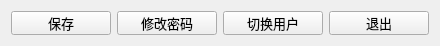
            <widget class="QWidget" name="layoutWidget">
                <property name="geometry">
                    <rect>
                        <x>590</x>
                        <y>10</y>
                        <width>420</width>
                        <height>26</height>
                    </rect>
                </property>
                <layout class="QHBoxLayout" name="horizontalLayout_32">
                    <item>
                        <widget class="QPushButton" name="btn_keep">
                            <property name="minimumSize">
                                <size>
                                    <width>100</width>
                                    <height>24</height>
                                </size>
                            </property>
                            <property name="maximumSize">
                                <size>
                                    <width>100</width>
                                    <height>24</height>
                                </size>
                            </property>
                            <property name="font">
                                <font>
                                    <pointsize>10</pointsize>
                                </font>
                            </property>
                            <property name="text">
                                <string>保存</string>
                            </property>
                        </widget>
                    </item>
                    <item>
                        <widget class="QPushButton" name="btn_changePassword">
                            <property name="minimumSize">
                                <size>
                                    <width>100</width>
                                    <height>24</height>
                                </size>
                            </property>
                            <property name="maximumSize">
                                <size>
                                    <width>100</width>
                                    <height>24</height>
                                </size>
                            </property>
                            <property name="font">
                                <font>
                                    <pointsize>10</pointsize>
                                </font>
                            </property>
                            <property name="text">
                                <string>修改密码</string>
                            </property>
                        </widget>
                    </item>
                    <item>
                        <widget class="QPushButton" name="btn_switchUser">
                            <property name="minimumSize">
                                <size>
                                    <width>100</width>
                                    <height>24</height>
                                </size>
                            </property>
                            <property name="maximumSize">
                                <size>
                                    <width>100</width>
                                    <height>24</height>
                                </size>
                            </property>
                            <property name="sizeIncrement">
                                <size>
                                    <width>0</width>
                                    <height>0</height>
                                </size>
                            </property>
                            <property name="font">
                                <font>
                                    <pointsize>10</pointsize>
                                </font>
                            </property>
                            <property name="text">
                                <string>切换用户</string>
                            </property>
                        </widget>
                    </item>
                    <item>
                        <widget class="QPushButton" name="btn_quit">
                            <property name="minimumSize">
                                <size>
                                    <width>100</width>
                                    <height>24</height>
                                </size>
                            </property>
                            <property name="maximumSize">
                                <size>
                                    <width>100</width>
                                    <height>24</height>
                                </size>
                            </property>
                            <property name="font">
                                <font>
                                    <pointsize>10</pointsize>
                                </font>
                            </property>
                            <property name="text">
                                <string>退出</string>
                            </property>
                        </widget>
                    </item>
                </layout>
            </widget>
